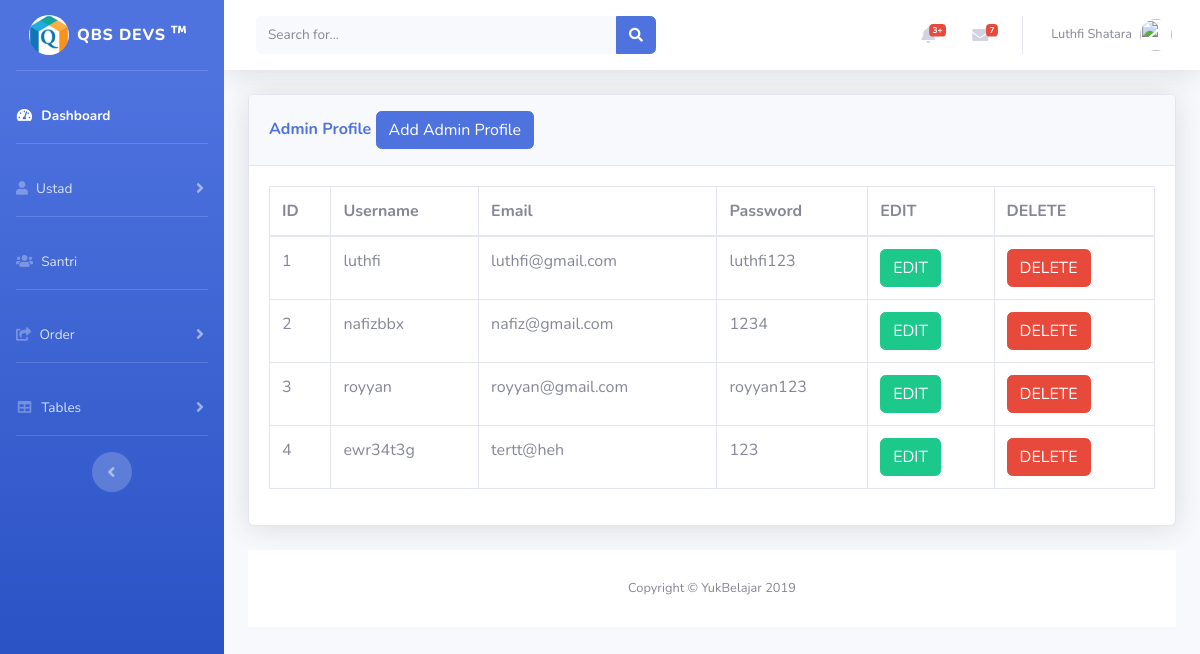
/register.php, run on the app's committed database.
### tables this page shows
CREATE TABLE `register` (
  `id` int(11) NOT NULL,
  `username` varchar(30) NOT NULL,
  `email` varchar(100) NOT NULL,
  `password` varchar(25) NOT NULL
);

### register.php (the view, shortened to what this page needs)
<?php
include('includes/header.php');
include('includes/navbar.php');
?>
<div class="container-fluid">
<div class="card shadow mb-4">
  <div class="card-header py-3">
    <h6 class="m-0 font-weight-bold text-primary">Admin Profile
            <button type="button" class="btn btn-primary" data-toggle="modal" data-target="#addadminprofile">
              Add Admin Profile
            </button>
    </h6>
  </div>
  <div class="card-body">
    <div class="table-responsive">
    <?php
    $connection = mysqli_connect("localhost","root","","test");
    $query = "SELECT * FROM register";
    $query_run = mysqli_query($connection, $query);
    ?>
      <table class="table table-bordered" id="dataTable" width="100%" cellspacing="0">
        <thead>
          <tr>
            <th> ID </th>
            <th> Username </th>
            <th>Email </th>
            <th>Password</th>
            <th>EDIT </th>
            <th>DELETE </th>
          </tr>
        </thead>
        <tbody>
        <?php
        if(mysqli_num_rows($query_run) > 0)
        {
            while($row = mysqli_fetch_assoc($query_run))
            {
                ?>
          <tr>
            <td> <?php echo $row['id']; ?> </td>
            <td> <?php echo $row['username']; ?> </td>
            <td> <?php echo $row['email']; ?> </td>
            <td> <?php echo $row['password']; ?> </td>
           <td>
                <form action="register_edit.php" method="post">
                    <button  type="submit" name="edit_btn" class="btn btn-success"> EDIT</button>
                </form>
            </td>
            <td>
                <form action="code.php" method="post">
                  <button type="submit" name="delete_btn" class="btn btn-danger"> DELETE</button>
                </form>
            </td>
          </tr>
          <?php
            }
        }
        else {
          echo "No Record Found";
        }
        ?>
        </tbody>
      </table>
    </div>
  </div>
</div>
<?php
include('includes/footer.php');
?>

### includes/header.php (shortened to what this page needs)
<!DOCTYPE html>
<html lang="en">
<head>
  <link href="vendor/fontawesome-free/css/all.min.css" rel="stylesheet" type="text/css">
  <link href="css/sb-admin-2.min.css" rel="stylesheet">
</head>
<body id="page-top">
  <div id="wrapper">

### includes/navbar.php (shortened to what this page needs)
<ul class="navbar-nav bg-gradient-primary sidebar sidebar-dark accordion" id="accordionSidebar">
<a class="sidebar-brand d-flex align-items-center justify-content-center" href="index.php">
        <div >
        <img class="img-profile rounded-circle " src="img/qbs.jpg"alt="Sample avatar" width="40" height="40">
        </div>
        <div class="sidebar-brand-text mx-2">QBS DEVS <sup class="fa fa-trademark"></sup></div>
      </a>
      <hr class="sidebar-divider">
<li class="nav-item active">
  <a class="nav-link" href="index.php">
    <i class="fas fa-fw fa-tachometer-alt"></i>
    <span>Dashboard</span></a>
</li>
<hr class="sidebar-divider">
<li class="nav-item">
    <a class="nav-link collapsed" href="#" data-toggle="collapse" data-target="#collapseUstad" aria-expanded="true" aria-controls="collapseUstad">
        <i class="fa fa-user"></i>
        <span>Ustad</span></a>
</li>
<hr class="sidebar-divider">
<li class="nav-item">
  <a class="nav-link" href="santri.php">
    <i class="fa fa-users"></i>
    <span>Santri</span></a>
</li>
<hr class="sidebar-divider">
<li class="nav-item">
    <a class="nav-link collapsed" href="#" data-toggle="collapse" data-target="#collapseOrder" aria-expanded="true" aria-controls="collapseOrder">
        <i class="fa fa-share-square"></i>
        <span>Order</span></a>
</li>
<hr class="sidebar-divider">
<li class="nav-item">
    <a class="nav-link collapsed" href="#" data-toggle="collapse" data-target="#collapseTable" aria-expanded="true" aria-controls="collapseTable">
        <i class="fas fa-fw fa-table"></i>
        <span>Tables</span></a>
</li>
<hr class="sidebar-divider d-none d-md-block">
<div class="text-center d-none d-md-inline">
  <button class="rounded-circle border-0" id="sidebarToggle"></button>
</div>
</ul>
   <div id="content-wrapper" class="d-flex flex-column">
<div id="content">
  <nav class="navbar navbar-expand navbar-light bg-white topbar mb-4 static-top shadow">
    <form class="d-none d-sm-inline-block form-inline mr-auto ml-md-3 my-2 my-md-0 mw-100 navbar-search">
      <div class="input-group">
        <input type="text" class="form-control bg-light border-0 small" placeholder="Search for..." aria-label="Search" aria-describedby="basic-addon2">
        <div class="input-group-append">
          <button class="btn btn-primary" type="button">
            <i class="fas fa-search fa-sm"></i>
          </button>
        </div>
      </div>
    </form>
    <ul class="navbar-nav ml-auto">
      <li class="nav-item dropdown no-arrow mx-1">
        <a class="nav-link dropdown-toggle" href="#" id="alertsDropdown" role="button" data-toggle="dropdown" aria-haspopup="true" aria-expanded="false">
          <i class="fas fa-bell fa-fw"></i>
          <span class="badge badge-danger badge-counter">3+</span>
        </a>
      </li>
      <li class="nav-item dropdown no-arrow mx-1">
        <a class="nav-link dropdown-toggle" href="#" id="messagesDropdown" role="button" data-toggle="dropdown" aria-haspopup="true" aria-expanded="false">
          <i class="fas fa-envelope fa-fw"></i>
          <span class="badge badge-danger badge-counter">7</span>
        </a>
      </li>
      <li class="nav-item dropdown no-arrow">
        <a class="nav-link dropdown-toggle" href="#" id="userDropdown" role="button" data-toggle="dropdown" aria-haspopup="true" aria-expanded="false">
          <span class="mr-2 d-none d-lg-inline text-gray-600 small">Luthfi Shatara</span>
          <img class="img-profile rounded-circle" src="https://pbs.twimg.com/profile_images/1039890001528377344/lu0Y8zoJ.jpg">
        </a>
      </li>
    </ul>
  </nav>

### includes/footer.php
      <footer class="sticky-footer bg-white">
        <div class="container my-auto">
          <div class="copyright text-center my-auto">
            <span>Copyright &copy; YukBelajar 2019</span>
          </div>
        </div>
      </footer>
    </div>
</body>
</html>

### data on the page
register: id "1", username "luthfi", email "luthfi@gmail.com", password "luthfi123"
register: id "2", username "nafizbbx", email "nafiz@gmail.com", password "1234"
register: id "3", username "royyan", email "royyan@gmail.com", password "royyan123"
register: id "4", username "ewr34t3g", email "tertt@heh", password "123"
